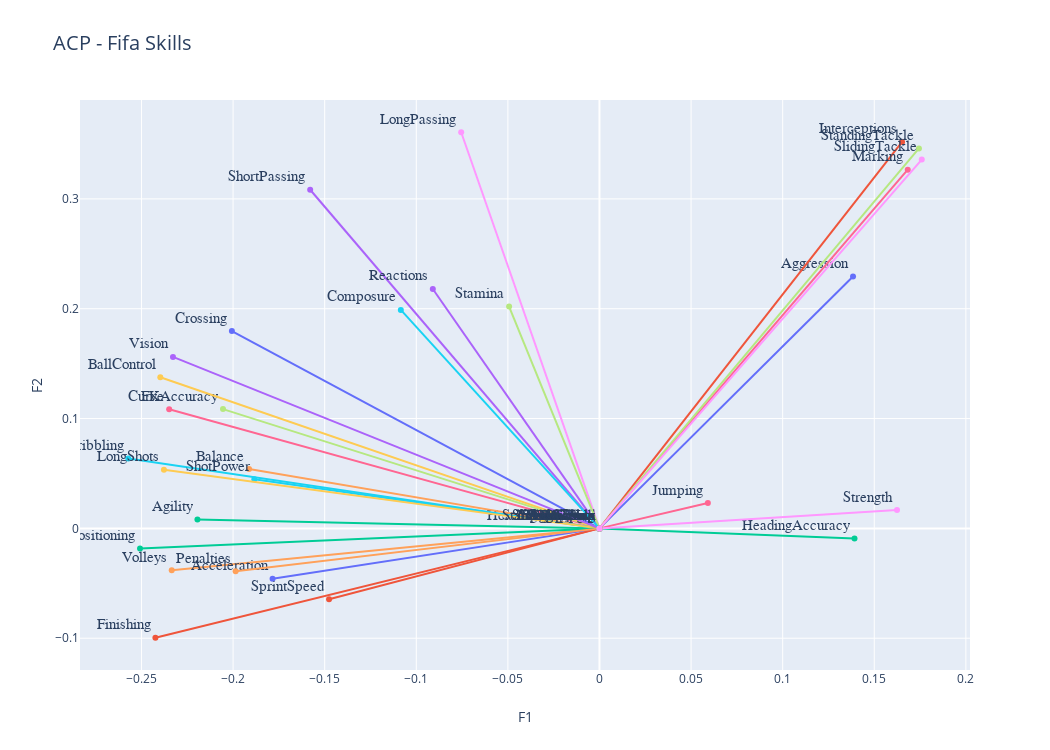

Notebook cell for this chart:
### Markdown cell above
You can play with the following command by choosing your favorite player and displaying it.
I personnaly chose Mamad' Sakho who has serious defending skills and a suspicious ball control, let's see where he is located:

### Code cell
#Graph 1
data=[]

for i, (x,y) in enumerate(zip(pcs[0,:],pcs[1,:])):
    graph=go.Scatter(x=[0,x],y=[0,y],text=X.columns[i],
                     mode='lines+markers+text',textposition='top left',textfont=dict(family='sans serif',size=15))
    data.append(graph)

layout = go.Layout(title="ACP - Fifa Skills",titlefont=dict(size=20),
            xaxis=dict(title='F1'),
            yaxis=dict(title='F2'),
            autosize=False, width=1050,height=750,
            showlegend=False)

fig = go.Figure(data=data, layout=layout)

iplot(fig)

### Figure 1 — Plotly figure (JSON) as saved in the notebook; plotly's stock layout.template omitted (floating-point values rounded to 4 significant figures)
{"data": [{"mode": "lines+markers+text", "text": "Crossing", "textfont": {"family": "sans serif", "size": 15}, "textposition": "top left", "type": "scatter", "x": [0, -0.2007], "y": [0, 0.1796]}, {"mode": "lines+markers+text", "text": "Finishing", "textfont": {"family": "sans serif", "size": 15}, "textposition": "top left", "type": "scatter", "x": [0, -0.2424], "y": [0, -0.09958]}, {"mode": "lines+markers+text", "text": "HeadingAccuracy", "textfont": {"family": "sans serif", "size": 15}, "textposition": "top left", "type": "scatter", "x": [0, 0.1392], "y": [0, -0.009145]}, {"mode": "lines+markers+text", "text": "ShortPassing", "textfont": {"family": "sans serif", "size": 15}, "textposition": "top left", "type": "scatter", "x": [0, -0.1579], "y": [0, 0.3083]}, {"mode": "lines+markers+text", "text": "Volleys", "textfont": {"family": "sans serif", "size": 15}, "textposition": "top left", "type": "scatter", "x": [0, -0.2335], "y": [0, -0.03805]}, {"mode": "lines+markers+text", "text": "Dribbling", "textfont": {"family": "sans serif", "size": 15}, "textposition": "top left", "type": "scatter", "x": [0, -0.2572], "y": [0, 0.0637]}, {"mode": "lines+markers+text", "text": "Curve", "textfont": {"family": "sans serif", "size": 15}, "textposition": "top left", "type": "scatter", "x": [0, -0.2349], "y": [0, 0.1085]}, {"mode": "lines+markers+text", "text": "FKAccuracy", "textfont": {"family": "sans serif", "size": 15}, "textposition": "top left", "type": "scatter", "x": [0, -0.2055], "y": [0, 0.1086]}, {"mode": "lines+markers+text", "text": "LongPassing", "textfont": {"family": "sans serif", "size": 15}, "textposition": "top left", "type": "scatter", "x": [0, -0.07549], "y": [0, 0.3607]}, {"mode": "lines+markers+text", "text": "BallControl", "textfont": {"family": "sans serif", "size": 15}, "textposition": "top left", "type": "scatter", "x": [0, -0.2397], "y": [0, 0.1376]}, {"mode": "lines+markers+text", "text": "Acceleration", "textfont": {"family": "sans serif", "size": 15}, "textposition": "top left", "type": "scatter", "x": [0, -0.1784], "y": [0, -0.04586]}, {"mode": "lines+markers+text", "text": "SprintSpeed", "textfont": {"family": "sans serif", "size": 15}, "textposition": "top left", "type": "scatter", "x": [0, -0.1476], "y": [0, -0.06458]}, {"mode": "lines+markers+text", "text": "Agility", "textfont": {"family": "sans serif", "size": 15}, "textposition": "top left", "type": "scatter", "x": [0, -0.2195], "y": [0, 0.008128]}, {"mode": "lines+markers+text", "text": "Reactions", "textfont": {"family": "sans serif", "size": 15}, "textposition": "top left", "type": "scatter", "x": [0, -0.09098], "y": [0, 0.218]}, {"mode": "lines+markers+text", "text": "Balance", "textfont": {"family": "sans serif", "size": 15}, "textposition": "top left", "type": "scatter", "x": [0, -0.1913], "y": [0, 0.05406]}, {"mode": "lines+markers+text", "text": "ShotPower", "textfont": {"family": "sans serif", "size": 15}, "textposition": "top left", "type": "scatter", "x": [0, -0.1884], "y": [0, 0.04477]}, {"mode": "lines+markers+text", "text": "Jumping", "textfont": {"family": "sans serif", "size": 15}, "textposition": "top left", "type": "scatter", "x": [0, 0.05916], "y": [0, 0.02311]}, {"mode": "lines+markers+text", "text": "Stamina", "textfont": {"family": "sans serif", "size": 15}, "textposition": "top left", "type": "scatter", "x": [0, -0.04933], "y": [0, 0.202]}, {"mode": "lines+markers+text", "text": "Strength", "textfont": {"family": "sans serif", "size": 15}, "textposition": "top left", "type": "scatter", "x": [0, 0.1624], "y": [0, 0.01664]}, {"mode": "lines+markers+text", "text": "LongShots", "textfont": {"family": "sans serif", "size": 15}, "textposition": "top left", "type": "scatter", "x": [0, -0.2378], "y": [0, 0.05338]}, {"mode": "lines+markers+text", "text": "Aggression", "textfont": {"family": "sans serif", "size": 15}, "textposition": "top left", "type": "scatter", "x": [0, 0.1384], "y": [0, 0.2293]}, {"mode": "lines+markers+text", "text": "Interceptions", "textfont": {"family": "sans serif", "size": 15}, "textposition": "top left", "type": "scatter", "x": [0, 0.1652], "y": [0, 0.3519]}, {"mode": "lines+markers+text", "text": "Positioning", "textfont": {"family": "sans serif", "size": 15}, "textposition": "top left", "type": "scatter", "x": [0, -0.2508], "y": [0, -0.01826]}, {"mode": "lines+markers+text", "text": "Vision", "textfont": {"family": "sans serif", "size": 15}, "textposition": "top left", "type": "scatter", "x": [0, -0.2328], "y": [0, 0.1561]}, {"mode": "lines+markers+text", "text": "Penalties", "textfont": {"family": "sans serif", "size": 15}, "textposition": "top left", "type": "scatter", "x": [0, -0.1986], "y": [0, -0.03912]}, {"mode": "lines+markers+text", "text": "Composure", "textfont": {"family": "sans serif", "size": 15}, "textposition": "top left", "type": "scatter", "x": [0, -0.1084], "y": [0, 0.1989]}, {"mode": "lines+markers+text", "text": "Marking", "textfont": {"family": "sans serif", "size": 15}, "textposition": "top left", "type": "scatter", "x": [0, 0.1683], "y": [0, 0.3266]}, {"mode": "lines+markers+text", "text": "StandingTackle", "textfont": {"family": "sans serif", "size": 15}, "textposition": "top left", "type": "scatter", "x": [0, 0.1744], "y": [0, 0.346]}, {"mode": "lines+markers+text", "text": "SlidingTackle", "textfont": {"family": "sans serif", "size": 15}, "textposition": "top left", "type": "scatter", "x": [0, 0.1759], "y": [0, 0.3358]}], "layout": {"autosize": false, "height": 750, "showlegend": false, "title": {"font": {"size": 20}, "text": "ACP - Fifa Skills"}, "width": 1050, "xaxis": {"title": {"text": "F1"}}, "yaxis": {"title": {"text": "F2"}}}}
